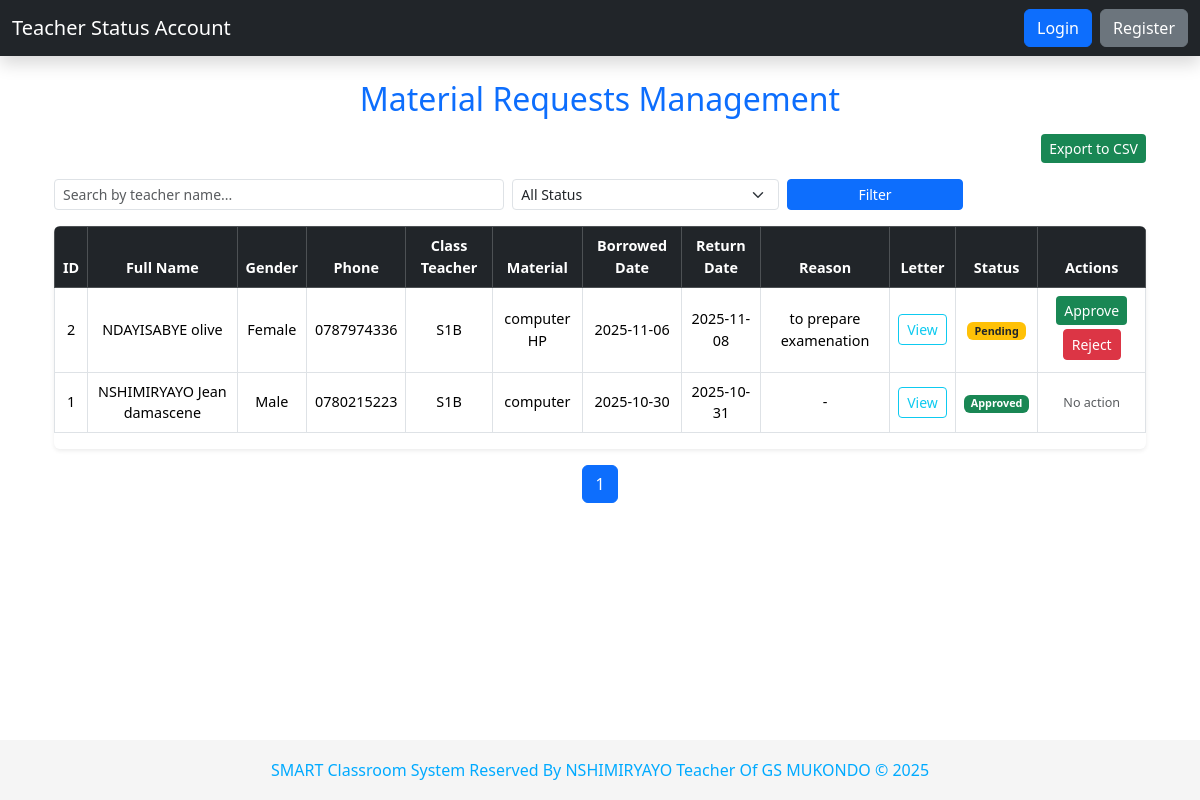
Screenshot of /admin/material_requests with the database file from the repository.
### tables this page shows
CREATE TABLE MaterialRequests (
                RequestID INTEGER PRIMARY KEY AUTOINCREMENT,
                FullName TEXT NOT NULL,
                Gender TEXT NOT NULL,
                PhoneNumber TEXT NOT NULL,
                ClassTeacher TEXT,
                MaterialName TEXT NOT NULL,
                BorrowedDate TEXT NOT NULL,
                ReturnedDate TEXT NOT NULL,
                Reason TEXT,
                LetterFile TEXT NOT NULL,
                Status TEXT DEFAULT 'Pending',
                CreatedAt TIMESTAMP DEFAULT CURRENT_TIMESTAMP
            , ApprovedDate TEXT);

### app.py (the view)
@app.route('/admin/material_requests')
def admin_material_requests():
    conn = connect_db()
    conn.row_factory = sqlite3.Row  # <-- Make rows dict-like
    cursor = conn.cursor()
    search = request.args.get('search', '').strip()
    status = request.args.get('status', '').strip()
    page = int(request.args.get('page', 1))
    per_page = 10  # Number of requests per page
    offset = (page - 1) * per_page
    query = "SELECT * FROM MaterialRequests WHERE 1=1"
    params = []
    if search:
        query += " AND FullName LIKE ?"
        params.append(f"%{search}%")
    if status:
        query += " AND Status = ?"
        params.append(status)
    total_query = f"SELECT COUNT(*) FROM ({query})"
    cursor.execute(total_query, params)
    total_records = cursor.fetchone()[0]
    total_pages = max(1, (total_records + per_page - 1) // per_page)
    query += " ORDER BY CreatedAt DESC LIMIT ? OFFSET ?"
    params.extend([per_page, offset])
    cursor.execute(query, params)
    requests = cursor.fetchall()  # Each row is now dict-like
    conn.close()
    return render_template(
        'admin_material_requests.html',
        requests=requests,
        page=page,
        total_pages=total_pages,
        search=search,
        status=status
    )

### app.py (called while the page is built)
@app.context_processor
def inject_global_vars():
    return {'now': datetime.now()}

### db_setup.py (called while the page is built)
def connect_db():
    try:
        conn = sqlite3.connect(DB_FILE)
        conn.row_factory = None  # or sqlite3.Row for dict-like access
        return conn
    except sqlite3.Error as e:
        print(f"[ERROR] Database connection failed: {e}")
        return None

### templates/admin_material_requests.html (shortened to what this page needs)
{% extends "base.html" %}
{% block content %}
<div class="container mt-4">
    <h2 class="text-center text-primary mb-3">
         Material Requests Management
    </h2>
    <div class="d-flex justify-content-end mb-3">
        <a href="{{ url_for('export_material_requests') }}" class="btn btn-success btn-sm">
             Export to CSV
        </a>
    </div>
    <form method="GET" action="{{ url_for('admin_material_requests') }}" class="row g-2 mb-3">
        <div class="col-md-5 col-sm-6">
            <input type="text" name="search" class="form-control form-control-sm"
                   placeholder="Search by teacher name..." value="{{ request.args.get('search', '') }}">
        </div>
        <div class="col-md-3 col-sm-4">
            <select name="status" class="form-select form-select-sm">
                <option value="">All Status</option>
            </select>
        </div>
        <div class="col-md-2 col-sm-6">
            <button type="submit" class="btn btn-primary btn-sm w-100">
                 Filter
            </button>
        </div>
    </form>
    {% if requests %}
    <div class="table-responsive shadow-sm rounded">
        <table class="table table-bordered table-hover align-middle text-center">
            <thead class="table-dark">
                <tr>
                    <th>ID</th>
                    <th>Full Name</th>
                    <th>Gender</th>
                    <th>Phone</th>
                    <th>Class Teacher</th>
                    <th>Material</th>
                    <th>Borrowed Date</th>
                    <th>Return Date</th>
                    <th>Reason</th>
                    <th>Letter</th>
                    <th>Status</th>
                    <th>Actions</th>
                </tr>
            </thead>
            <tbody>
                {% for req in requests %}
                <tr>
                    <td>{{ req.RequestID }}</td>
                    <td>{{ req.FullName }}</td>
                    <td>{{ req.Gender }}</td>
                    <td>{{ req.PhoneNumber }}</td>
                    <td>{{ req.ClassTeacher or '-' }}</td>
                    <td>{{ req.MaterialName }}</td>
                    <td>{{ req.BorrowedDate }}</td>
                    <td>{{ req.ReturnedDate }}</td>
                    <td>{{ req.Reason or '-' }}</td>
                    <td>
                        {% if req.LetterFile %}
                            <a href="{{ url_for('static', filename='uploads/' ~ req.LetterFile) }}"
                               class="btn btn-sm btn-outline-info" target="_blank">
                                View
                            </a>
                        {% else %}
                            <span class="text-muted">No file</span>
                        {% endif %}
                    </td>
                    <td>
                        {% if req.Status == 'Approved' %}
                            <span class="badge bg-success">Approved</span>
                        {% elif req.Status == 'Rejected' %}
                            <span class="badge bg-danger">Rejected</span>
                        {% else %}
                            <span class="badge bg-warning text-dark">Pending</span>
                        {% endif %}
                    </td>
                    <td>
                        {% if req.Status == 'Pending' %}
                            <a href="{{ url_for('approve_material', request_id=req.RequestID) }}"
                               class="btn btn-sm btn-success mb-1">
                                 Approve
                            </a>
                            <a href="{{ url_for('reject_material', request_id=req.RequestID) }}"
                               class="btn btn-sm btn-danger mb-1"
                               onclick="return confirm('Reject this material request?');">
                                 Reject
                            </a>
                        {% else %}
                            <span class="text-muted small">No action</span>
                        {% endif %}
                    </td>
                </tr>
                {% endfor %}
            </tbody>
        </table>
    </div>
    <nav aria-label="Page navigation" class="mt-3">
        <ul class="pagination justify-content-center">
            {% for p in range(1, total_pages + 1) %}
                <li class="page-item {% if p == page %}active{% endif %}">
                    <a class="page-link" href="{{ url_for('admin_material_requests', page=p, search=request.args.get('search'), status=request.args.get('status')) }}">{{ p }}</a>
                </li>
            {% endfor %}
        </ul>
    </nav>
    {% else %}
        <div class="alert alert-info text-center mt-4">
            <i class="bi bi-info-circle"></i> No material requests found.
        </div>
    {% endif %}
</div>
{% endblock %}

### templates/base.html (style rules this page uses)
body { padding-bottom: 70px; }

### templates/admin_material_requests.html (style rules this page uses)
table { font-size: 0.9rem; }
.table-responsive { border-radius: 10px; overflow-x: auto; }
.btn-success { background-color: #198754; border: none; }

### rows the page displays
MaterialRequests: RequestID "2", FullName "NDAYISABYE olive", Gender "Female", PhoneNumber "0787974336", ClassTeacher "S1B", MaterialName "computer HP", BorrowedDate "2025-11-06", ReturnedDate "2025-11-08", Reason "to prepare examenation", Status "Pending"
MaterialRequests: RequestID "1", FullName "NSHIMIRYAYO Jean damascene", Gender "Male", PhoneNumber "0780215223", ClassTeacher "S1B", MaterialName "computer", BorrowedDate "2025-10-30", ReturnedDate "2025-10-31", Reason "-", Status "Approved"

### other values shown
{{ p }} "1"
